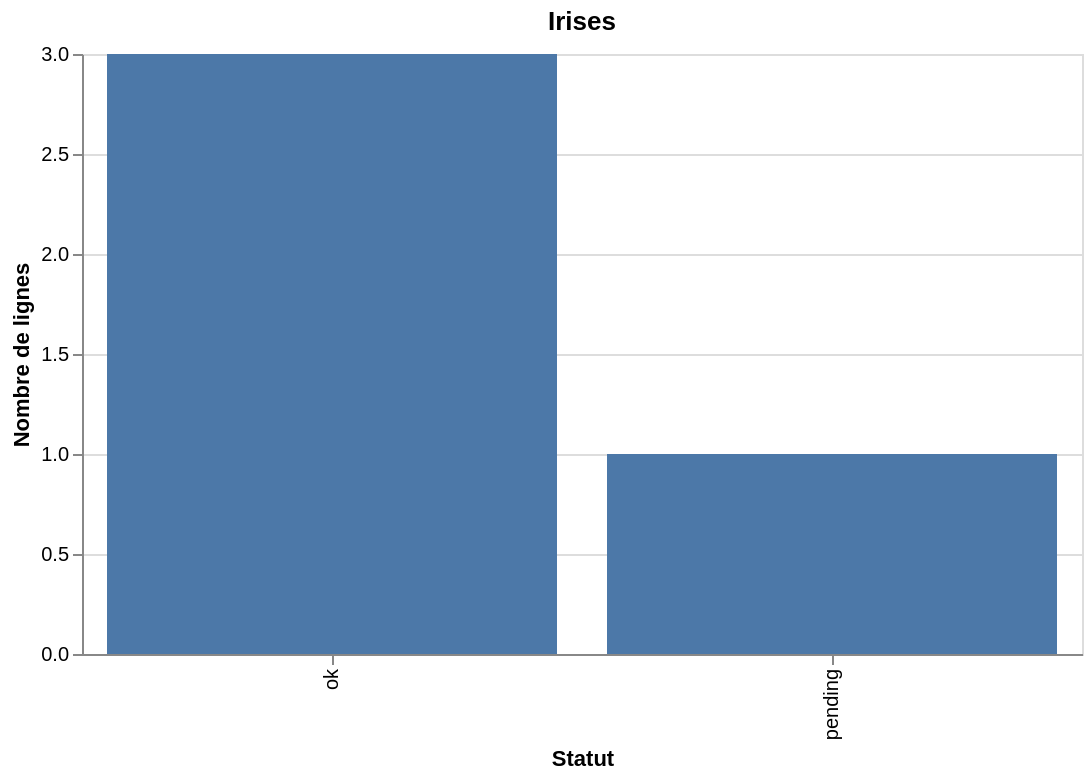

The notebook cell saved with this chart:
### Code cell
chart =  (
    quality.plot.bar(
        x="statut_normalise",
        y="nb_lignes",
    )
    .properties(width=500, title="Irises")
    .configure_scale(zero=False)
    .configure_axisX(tickMinStep=1)
)
chart.encoding.x.title = "Statut"
chart.encoding.y.title = "Nombre de lignes"
chart

### Figure 1 — Vega-Lite specification as saved in the notebook (floating-point values rounded to 4 significant figures)
{"config": {"view": {"continuousWidth": 300, "continuousHeight": 300}, "axisX": {"tickMinStep": 1}, "scale": {"zero": false}}, "data": {"name": "data-3cca63e7b2be55e249b8bcf8173848ee"}, "mark": {"type": "bar", "tooltip": true}, "encoding": {"x": {"field": "statut_normalise", "title": "Statut", "type": "nominal"}, "y": {"field": "nb_lignes", "title": "Nombre de lignes", "type": "quantitative"}}, "params": [{"name": "param_1e9efca18e7a2868", "select": {"type": "interval", "encodings": ["x", "y"]}, "bind": "scales"}], "title": "Irises", "width": 500, "$schema": "https://vega.github.io/schema/vega-lite/v6.1.0.json", "datasets": {"data-3cca63e7b2be55e249b8bcf8173848ee": [{"statut_normalise": "ok", "nb_lignes": 3, "nb_valides": 3}, {"statut_normalise": "pending", "nb_lignes": 1, "nb_valides": 0}]}}
